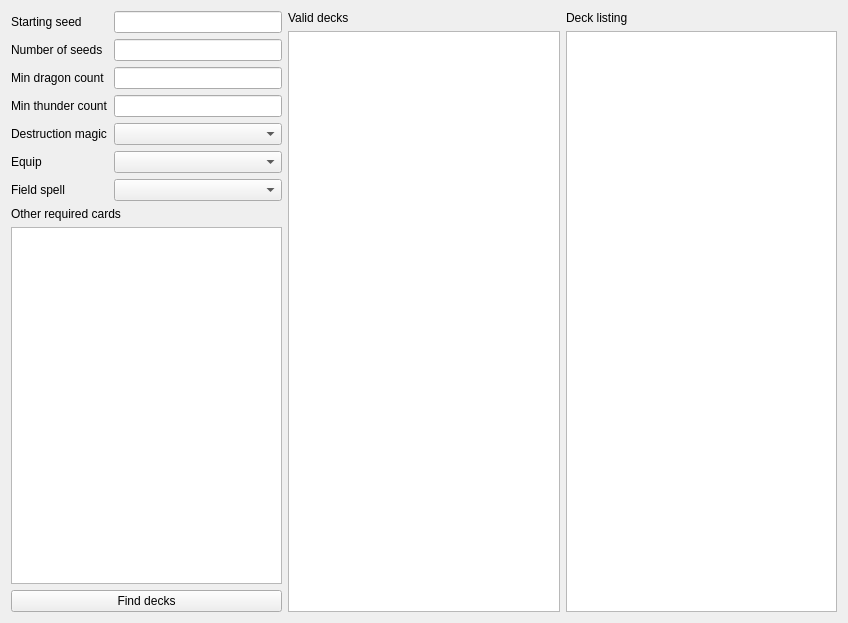
<?xml version="1.0" encoding="UTF-8"?>
<ui version="4.0">
 <class>StartSearchForm</class>
 <widget class="QWidget" name="StartSearchForm">
  <property name="geometry">
   <rect>
    <x>0</x>
    <y>0</y>
    <width>848</width>
    <height>623</height>
   </rect>
  </property>
  <property name="windowTitle">
   <string>Form</string>
  </property>
  <layout class="QHBoxLayout" name="horizontalLayout">
   <item>
    <layout class="QVBoxLayout" name="verticalLayout_3">
     <item>
      <layout class="QGridLayout" name="gridLayout">
       <item row="4" column="0">
        <widget class="QLabel" name="label_7">
         <property name="text">
          <string>Destruction magic</string>
         </property>
        </widget>
       </item>
       <item row="3" column="0">
        <widget class="QLabel" name="label_6">
         <property name="text">
          <string>Min thunder count</string>
         </property>
        </widget>
       </item>
       <item row="0" column="0">
        <widget class="QLabel" name="label_4">
         <property name="text">
          <string>Starting seed</string>
         </property>
        </widget>
       </item>
       <item row="1" column="0">
        <widget class="QLabel" name="label_3">
         <property name="text">
          <string>Number of seeds</string>
         </property>
        </widget>
       </item>
       <item row="2" column="0">
        <widget class="QLabel" name="label_5">
         <property name="text">
          <string>Min dragon count</string>
         </property>
        </widget>
       </item>
       <item row="5" column="0">
        <widget class="QLabel" name="label_8">
         <property name="text">
          <string>Equip</string>
         </property>
        </widget>
       </item>
       <item row="6" column="0">
        <widget class="QLabel" name="label_9">
         <property name="text">
          <string>Field spell</string>
         </property>
        </widget>
       </item>
       <item row="0" column="1">
        <widget class="QLineEdit" name="startBox"/>
       </item>
       <item row="1" column="1">
        <widget class="QLineEdit" name="numbSeedsBox"/>
       </item>
       <item row="2" column="1">
        <widget class="QLineEdit" name="dragBox"/>
       </item>
       <item row="3" column="1">
        <widget class="QLineEdit" name="thundBox"/>
       </item>
       <item row="4" column="1">
        <widget class="QComboBox" name="destMagicBox"/>
       </item>
       <item row="5" column="1">
        <widget class="QComboBox" name="equipBox"/>
       </item>
       <item row="6" column="1">
        <widget class="QComboBox" name="fieldBox"/>
       </item>
      </layout>
     </item>
     <item>
      <widget class="QLabel" name="label_10">
       <property name="text">
        <string>Other required cards</string>
       </property>
      </widget>
     </item>
     <item>
      <widget class="QListView" name="specificsBox"/>
     </item>
     <item>
      <widget class="QPushButton" name="genDecksBtn">
       <property name="text">
        <string>Find decks</string>
       </property>
      </widget>
     </item>
    </layout>
   </item>
   <item>
    <layout class="QVBoxLayout" name="verticalLayout_2">
     <item>
      <widget class="QLabel" name="label_2">
       <property name="text">
        <string>Valid decks</string>
       </property>
      </widget>
     </item>
     <item>
      <widget class="QListView" name="goodDecksBox"/>
     </item>
    </layout>
   </item>
   <item>
    <layout class="QVBoxLayout" name="verticalLayout">
     <item>
      <widget class="QLabel" name="label">
       <property name="text">
        <string>Deck listing</string>
       </property>
      </widget>
     </item>
     <item>
      <widget class="QTextEdit" name="deckBox">
       <property name="minimumSize">
        <size>
         <width>250</width>
         <height>0</height>
        </size>
       </property>
       <property name="readOnly">
        <bool>true</bool>
       </property>
      </widget>
     </item>
    </layout>
   </item>
  </layout>
 </widget>
 <resources/>
 <connections/>
</ui>
